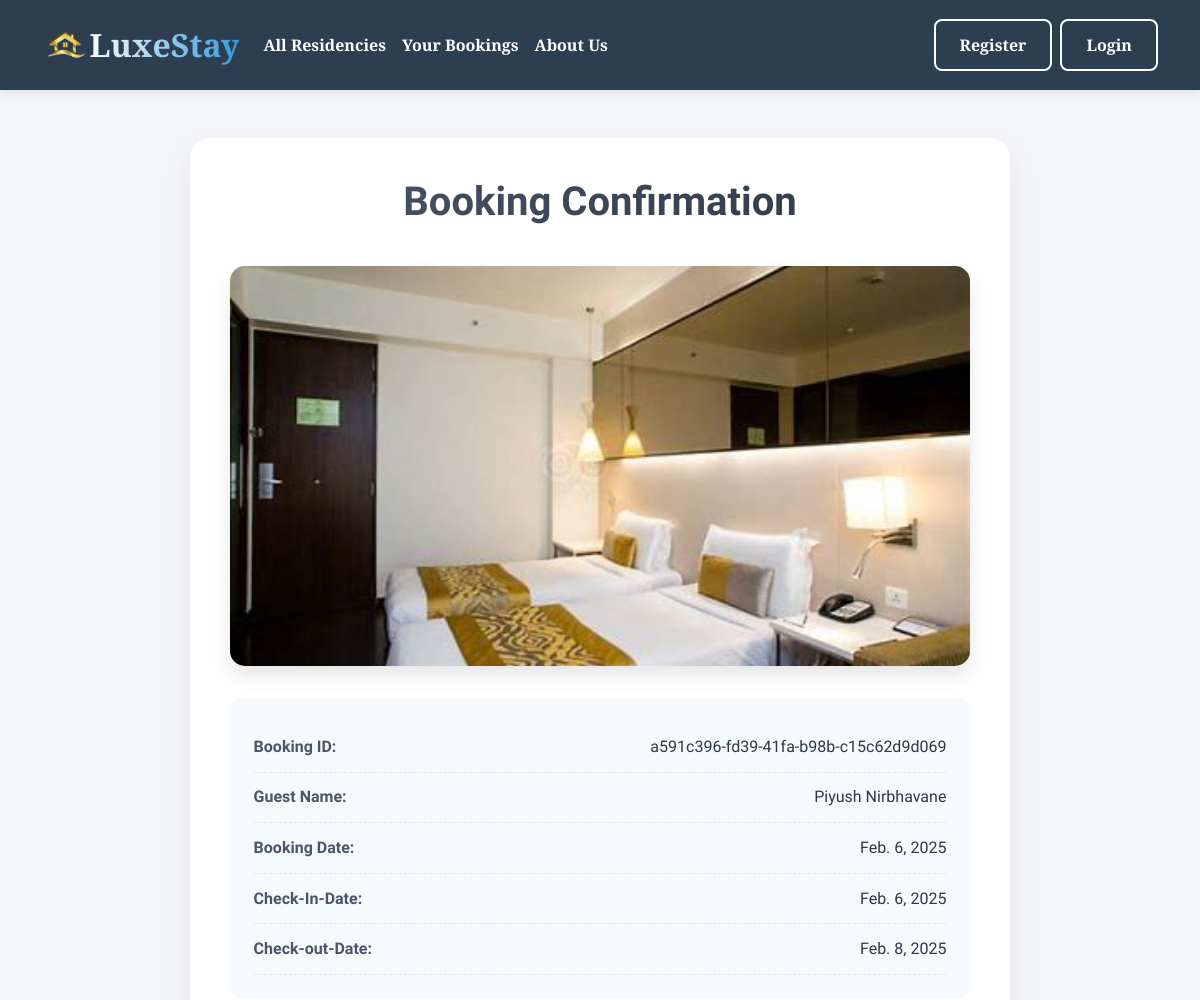
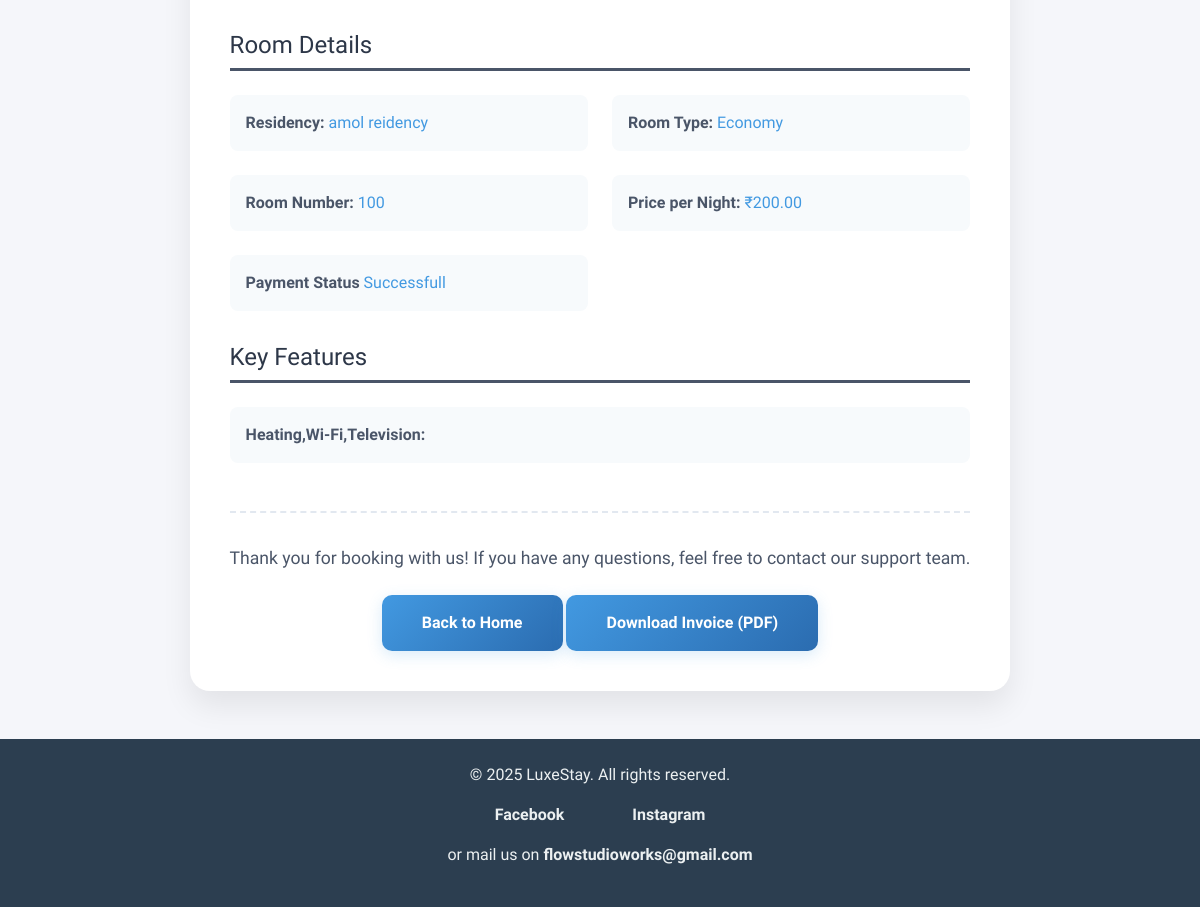
/reservation/booking-recipt/110, run on the app's committed database (2 pictures, top to bottom).
### reservation/models.py (models this page shows, shortened)
class Booking(models.Model):
    booking_id=models.UUIDField(default=uuid.uuid4,unique=True)
    guest = models.ForeignKey(Guest, on_delete=models.DO_NOTHING)
    name = models.CharField(max_length=50)
    total_guest=models.SmallIntegerField()
    room_details = models.ForeignKey(Room_details,on_delete=models.DO_NOTHING)
    check_in_date = models.DateField()
    check_out_date =models.DateField()
    total_amount=models.PositiveIntegerField(default=4000,null=False)
    booked_on=models.DateField(auto_now_add=True)
    payment_status=models.CharField(max_length=20,choices=pay,default="Pending")
    class Meta:
            constraints = [
                models.UniqueConstraint(
                    fields=["room_details", "check_in_date"],
                    condition=Q(payment_status="Successfull"),
                    name="unique_booking_confirmed"
                )
            ]

### working/models.py (models this page shows, shortened)
class Room_details(models.Model):
    residency=models.ForeignKey(Residency,on_delete=models.CASCADE,null=False,blank=False)
    room_type=models.ForeignKey(Room_type,on_delete=models.CASCADE,null=False,blank=False)
    room_no=models.CharField(max_length=10,null=False,blank=False)
    picture=models.ImageField(upload_to="images/residency/roomimages")
    key_features=models.CharField(max_length=200)
    max_guest=models.SmallIntegerField(default=3)
    price_per_night=models.DecimalField(max_digits=10, decimal_places=2,null=False,blank=False)
    no_new=models.BooleanField(default=False)
    disable=models.BooleanField(default=False)
    class Meta:
        unique_together=("residency","room_no")

class Residency(models.Model):
    name=models.CharField(max_length=30,null=False,blank=False)
    logo=models.ImageField(upload_to="images/residency/logo")
    area = models.CharField(max_length=50,default="",null=False)
    city = models.CharField(max_length=50,default="",null=False)
    state = models.CharField(max_length=50,choices=STATE_CHOICES,default="Maharashtra",null=False)
    country = models.CharField(max_length=50,default="",null=False)
    created_by=models.ForeignKey(Guest,on_delete=models.CASCADE)
    manage_name=models.CharField(max_length=40,null=False,blank=False)
    contact_no=models.CharField(max_length=10,null=False,blank=False)
    class Meta:
        unique_together=("name","area")
    def __str__(self):
        return f"{self.name}"

class Room_type(models.Model):
    residency=models.ForeignKey(Residency,on_delete=models.CASCADE,null=False,blank=False)
    type_name=models.CharField(max_length=30,choices=TYPE_NAME_CHOICE, default="Queen")
    class Meta:
        unique_together=("residency","type_name")
    def Namee(self):
        return f"{self.type_name}"

### reservation/views.py (the view)
# urls.py: path('booking-recipt/<int:book_id>',views.bookreciptview,name='fullbookrecipt'),
def bookreciptview(request,book_id):
    if request.user.is_staff!=True:
        book=Booking.objects.get(id=book_id)
        return render(request,'reservation/comfirmBookedPage.html',{"book":book})
    else:
        book=Booking.objects.get(id=book_id)
        return render(request,'reservation/comfirmhotelPage.html',{"book":book})

### reservation/templates/reservation/ComfirmBookedPage.html (shortened to what this page needs)
{% extends 'base.html' %}
{% block content %}
<div class="booking-receipt">
    <div class="invoice-header">
        <h1 class="invoice-title">Booking Confirmation</h1>
    </div>
    <div class="room-image-wrapper">
        <img class="room-image" src="{{ book.room_details.picture.url }}" alt="Room Image">
    </div>
    <div class="guest-details">
        <div class="detail-row">
            <span class="label">Booking ID:</span>
            <span class="value">{{ book.booking_id }}</span>
        </div>
        <div class="detail-row">
            <span class="label">Guest Name:</span>
            <span class="value">{{ book.name }}</span>
        </div>
        <div class="detail-row">
            <span class="label">Booking Date:</span>
            <span class="value">{{ book.booked_on }}</span>
        </div>
        <div class="detail-row">
            <span class="label">Check-In-Date:</span>
            <span class="value">{{ book.check_in_date }}</span>
        </div>
        <div class="detail-row">
            <span class="label">Check-out-Date:</span>
            <span class="value">{{ book.check_out_date }}</span>
        </div>
    </div>
    <div class="room-details-section">
        <h2 class="section-title">Room Details</h2>
        <div class="details-grid">
            <div class="detail-item">
                <span class="label">Residency:</span>
                <span class="value accent">{{ book.room_details.residency }}</span>
            </div>
            <div class="detail-item">
                <span class="label">Room Type:</span>
                <span class="value accent">{{ book.room_details.room_type.Namee }}</span>
            </div>
            <div class="detail-item">
                <span class="label">Room Number:</span>
                <span class="value accent">{{ book.room_details.room_no }}</span>
            </div>
            <div class="detail-item">
                <span class="label">Price per Night:</span>
                <span class="value accent">₹{{ book.room_details.price_per_night }}</span>
            </div>
            <div class="detail-item">
                <span class="label">Payment Status</span>
                <span class="value accent">{{ book.payment_status }}</span>
            </div>
        </div>
    </div>
    <div class="features-section">
        <h2 class="section-title">Key Features</h2>
        <div class="features-grid">
            <div class="feature-item">
                <span class="label">{{book.room_details.key_features}}:</span>
            </div>
        </div>
    </div>
    <div class="invoice-footer">
        <p class="thank-you">Thank you for booking with us! If you have any questions, feel free to contact our support team.</p>
        <a href="{% url 'index' %}" class="home-button">Back to Home</a>
        <a href="{% url 'pdf' book.id %}" class="home-button">Download Invoice (PDF)</a>
    </div>
</div>
{% endblock %}

### static/css/style.css (style rules this page uses)
:root { --primary: #8b5cf6; --primary-dark: #6d28d9; --secondary: #f3f4f6; --accent: #fbbf24; --text: #1f2937; --bg-gradient: linear-gradient(135deg, #8b5cf6, #6d28d9); }
body { font-family: 'Plus Jakarta Sans', sans-serif; background: #fafafa; }
.booking-receipt { max-width: 900px; margin: 3rem auto; padding: 2.5rem; background: #fff; border-radius: 20px; box-shadow: 0 15px 30px rgba(0,0,0,0.08); }
.invoice-header { text-align: center; margin-bottom: 2.5rem; }
.invoice-title { font-size: 2.5rem; color: #2d3748; font-weight: 800; background: linear-gradient(135deg, #4a5568, #2d3748); -webkit-background-clip: text; -webkit-text-fill-color: transparent; }
.room-image-wrapper { border-radius: 15px; overflow: hidden; box-shadow: 0 10px 20px rgba(0,0,0,0.1); }
.room-image { width: 100%; height: 400px; object-fit: cover; transition: transform 0.3s ease; }
.guest-details { margin: 2rem 0; padding: 1.5rem; background: #f7fafc; border-radius: 12px; }
.detail-row { display: flex; justify-content: space-between; padding: 0.8rem 0; border-bottom: 1px dashed #e2e8f0; }
.section-title { font-size: 1.5rem; color: #2d3748; margin: 2rem 0 1rem; padding-bottom: 0.5rem; border-bottom: 3px solid #4a5568; }
.details-grid { display: grid; grid-template-columns: repeat(auto-fit, minmax(250px, 1fr)); gap: 1.5rem; margin: 1.5rem 0; }
.detail-item { padding: 1rem; background: #f7fafc; border-radius: 8px; transition: transform 0.2s ease; }
.features-grid { display: grid; grid-template-columns: repeat(auto-fit, minmax(200px, 1fr)); gap: 1rem; margin: 1.5rem 0; }
.feature-item { padding: 1rem; background: #f7fafc; border-radius: 8px; }
.label { font-weight: 600; color: #4a5568; }
.value { color: #2d3748; }
.value.accent { color: #4299e1; font-weight: 500; }
.invoice-footer { margin-top: 3rem; text-align: center; padding-top: 2rem; border-top: 2px dashed #e2e8f0; }
.thank-you { font-size: 1.1rem; color: #4a5568; margin-bottom: 1.5rem; }
.home-button { display: inline-block; padding: 1rem 2.5rem; background: linear-gradient(135deg, #4299e1, #2b6cb0); color: white; font-weight: 600; border-radius: 10px; text-decoration: none; transition: all 0.3s ease; box-shadow: 0 4px 15px rgba(66, 153, 225, 0.2); }

### data on the page
Booking: room_details.picture (picture), booking_id "a591c396-fd39-41fa-b98b-c15c62d9d069", name "Piyush Nirbhavane", booked_on "Feb. 6, 2025", check_in_date "Feb. 6, 2025", check_out_date "Feb. 8, 2025", room_details.residency "amol reidency", room_details.room_type.Namee "Economy", room_details.room_no "100", room_details.price_per_night "200.00", payment_status "Successfull", room_details.key_features "Heating,Wi-Fi,Television"
